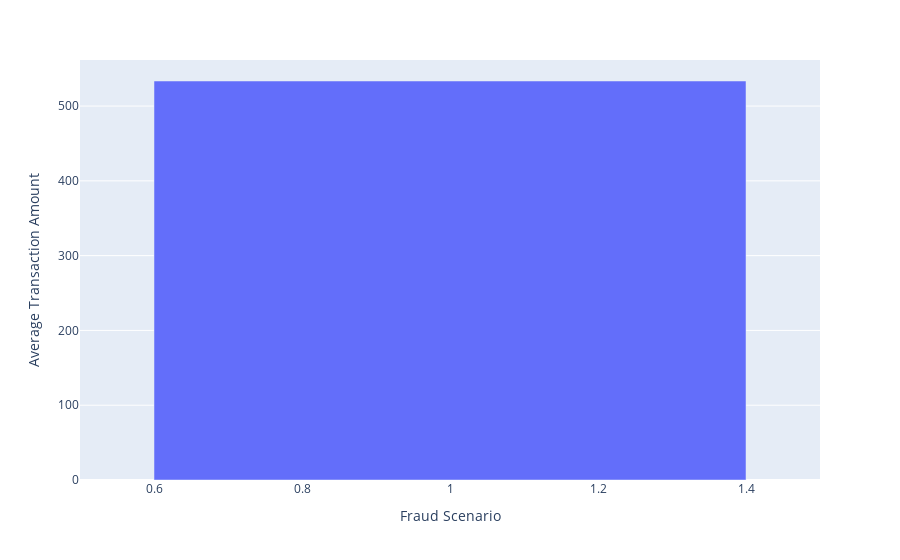

Notebook code cell kept with this figure:
### Code cell
df = pd.read_csv("train_hsbc_df.csv")

df = df[(df['fraud'] != 0) & (df['amount'] != 0)]

grouped = df.groupby('fraud')['amount'].mean().reset_index(name='mean_amount')

fig = px.bar(grouped, x='fraud', y='mean_amount', labels={'fraud':'Fraud Scenario','mean_amount':'Average Transaction Amount'})

fig.show()

### Figure 1 — Plotly figure (JSON) as saved in the notebook; plotly's stock layout.template omitted (floating-point values rounded to 4 significant figures)
{"data": [{"alignmentgroup": "True", "hovertemplate": "Fraud Scenario=%{x}<br>Average Transaction Amount=%{y}<extra></extra>", "legendgroup": "", "marker": {"color": "#636efa", "pattern": {"shape": ""}}, "name": "", "offsetgroup": "", "orientation": "v", "showlegend": false, "textposition": "auto", "type": "bar", "x": [1], "xaxis": "x", "y": [533.5], "yaxis": "y"}], "layout": {"autosize": true, "barmode": "relative", "legend": {"tracegroupgap": 0}, "margin": {"t": 60}, "xaxis": {"anchor": "y", "autorange": true, "domain": [0, 1], "range": [0.5, 1.5], "title": {"text": "Fraud Scenario"}, "type": "linear"}, "yaxis": {"anchor": "x", "autorange": true, "domain": [0, 1], "range": [0, 561.6], "title": {"text": "Average Transaction Amount"}, "type": "linear"}}}
